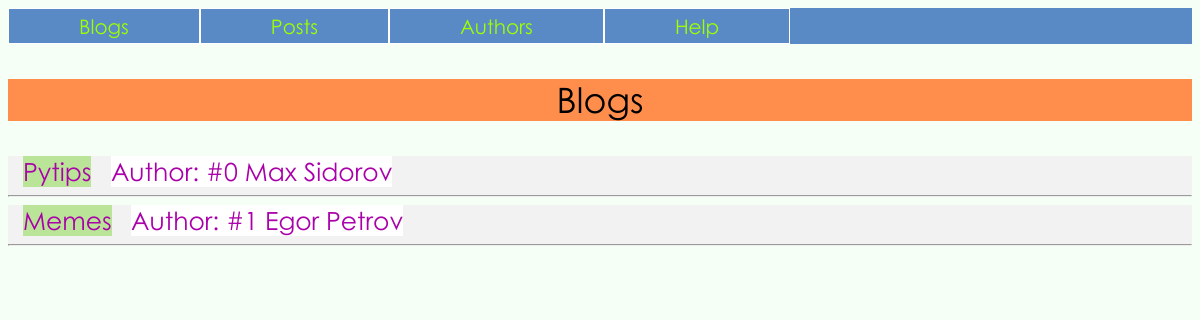
The app's page /, older data.
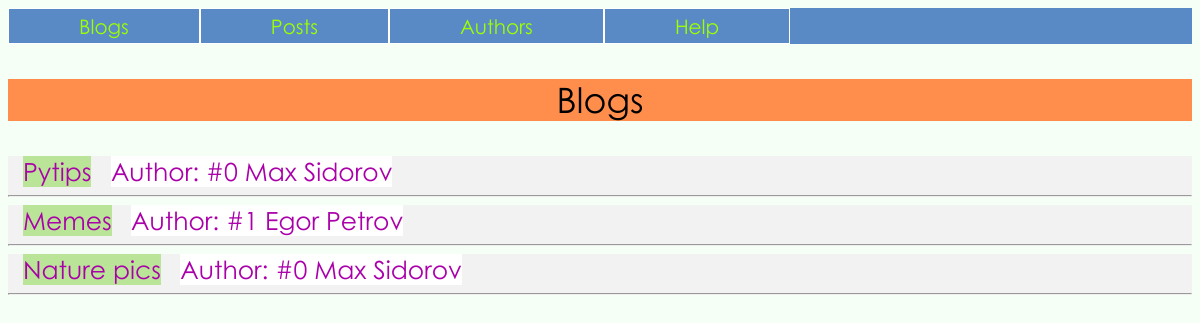
The same page, newer data.
### blog/models.py (models this page shows, shortened)
class Blog(models.Model):
	author = models.ForeignKey(Author, on_delete=models.CASCADE)
	name = models.CharField('Name', max_length=50)
	rating = models.IntegerField('Rating', default=0)

class Author(models.Model):
	first_name = models.CharField('First name', max_length=25)
	last_name = models.CharField('Last name', max_length=35)
	email = models.CharField('Email', max_length=50)
	date_of_birth = models.DateField('Date of birth', max_length=8)
	def __str__(self):
		return f'#{self.id} {self.first_name} {self.last_name}'

### blog/views.py (the view)
# urls.py: path('', views.index, name='index-page'),
def index(request):
	blogs = Blog.objects.all()
	context = {'blogs': blogs}
	return render(request, 'blog/index.html', context)

### blog/templates/blog/index.html (shortened to what this page needs)
<!DOCTYPE html>
<html lang="en">
<head>
    {% load staticfiles %}
    <link rel="stylesheet" href="{% static 'blog/content/style.css' %}">
</head>
<body>
<ul class='nav'>
    <li class='nav'><a class='nav' href="{% url 'blog:index-page' %}">Blogs</a></li>
    <li class='nav'><a class='nav' href="{% url 'blog:posts' %}">Posts</a></li>
    <li class='nav'><a class='nav' href="{% url 'blog:authors' %}">Authors</a></li>
    <li class='nav'><a class='nav' href="{% url 'blog:help' %}">Help</a></li>
</ul>
<p class='title'>Blogs</p>
{% if blogs %}
    {% for blog in blogs %}
        <div class='list'>
            <a href="{% url 'blog:blog' blog.name %}">{{ blog.name }}</a>
            <a class=author href="{% url 'blog:author' blog.author.id %}">Author: {{ blog.author }}</a>
            <hr>
        </div>
    {% endfor %}
{% else %}
    <p>No blogs</p>
{% endif %}
</body>
</html>

Row changes from the older to the newer data that the page shows:
added Blog: name "Nature pics", author "#0 Max Sidorov"
